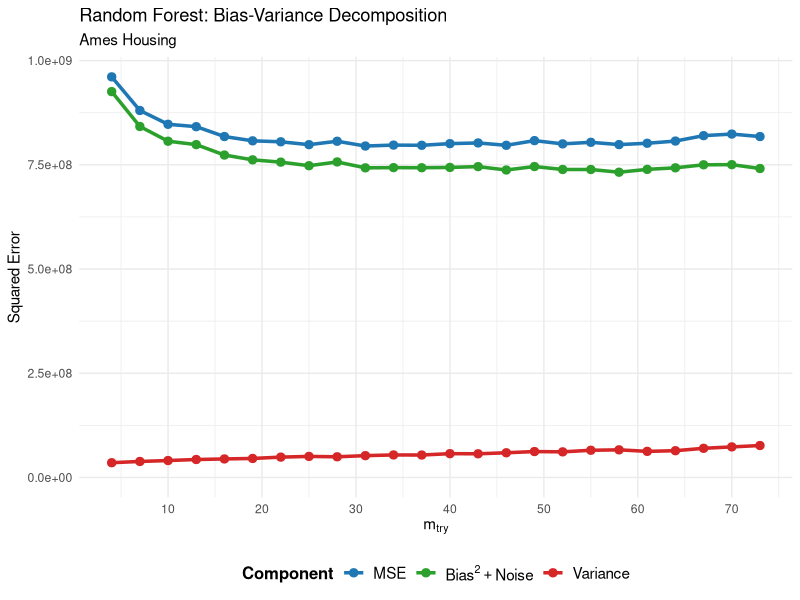
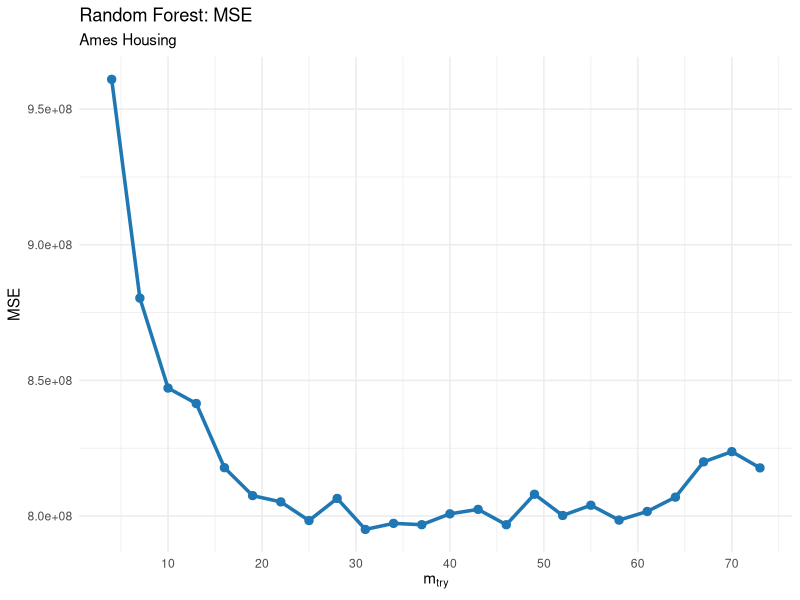

The R script that drew these images, in order:
library(tidyverse)

# Pre-computed random forest results
rf_results <- data.frame(
  m_try = c(4, 7, 10, 13, 16, 19, 22, 25, 28, 31, 34, 37, 40, 43, 46, 49, 52, 55, 58, 61, 64, 67, 70, 73),
  Bias2_Noise = c(925572493, 841946102, 806565660, 798408811, 773406776, 761938277, 756403174, 747846505, 756884408, 742715192, 743249268, 742995812, 743708547, 745649402, 737546495, 745854206, 738785106, 738733793, 732234114, 739052001, 742772533, 750030945, 750382045, 741126828),
  Variance = c(35396285, 38383793, 40603914, 43076082, 44411793, 45592856, 48805438, 50488895, 49596423, 52345294, 54046764, 53809033, 57100665, 56801658, 59247993, 62170665, 61419149, 65248739, 66265339, 62630307, 64182586, 69940213, 73352557, 76621932),
  MSE = c(960968777, 880329895, 847169575, 841484893, 817818569, 807531133, 805208612, 798335400, 806480831, 795060486, 797296031, 796804844, 800809212, 802451060, 796794488, 808024871, 800204255, 803982532, 798499454, 801682308, 806955119, 819971158, 823734602, 817748760)
)

# Reshape data for plotting
plot_data <- rf_results %>%
  select(m_try, MSE, Bias2_Noise, Variance) %>%
  pivot_longer(cols = c(MSE, Bias2_Noise, Variance),
               names_to = "Component",
               values_to = "Error")

# Set legend order
plot_data$Component <- factor(plot_data$Component, 
                              levels = c("MSE", "Bias2_Noise", "Variance"))

# Create plot
p <- ggplot(plot_data, aes(x = m_try, y = Error, color = Component, group = Component)) +
  geom_line(size = 1.2) +
  geom_point(size = 2.5) +
  scale_x_continuous(breaks = seq(0, 80, by = 10)) +
  scale_y_continuous(limits = c(0, NA)) +
  scale_color_manual(
    name = "Component",
    values = c("MSE" = "#1f77b4", "Bias2_Noise" = "#2ca02c", "Variance" = "#d62728"),
    labels = c(
      "MSE" = "MSE",
      "Bias2_Noise" = expression(Bias^2 + Noise),
      "Variance" = "Variance"
    )
  ) +
  labs(
    title = "Random Forest: Bias-Variance Decomposition",
    subtitle = "Ames Housing",
    x = expression(m[try]),
    y = "Squared Error"
  ) +
  theme_minimal() +
  theme(
    legend.position = "bottom",
    legend.text = element_text(size = 11),
    legend.title = element_text(size = 12, face = "bold")
  )

# Display plot
print(p)

# MSE curve
p_mse <- ggplot(rf_results, aes(x = m_try, y = MSE)) +
  geom_line(size = 1.2, color = "#1f77b4") +
  geom_point(size = 2.5, color = "#1f77b4") +
  scale_x_continuous(breaks = seq(0, 80, by = 10)) +
  labs(
    title = "Random Forest: MSE",
    subtitle = "Ames Housing",
    x = expression(m[try]),
    y = "MSE"
  ) +
  theme_minimal()

print(p_mse)
